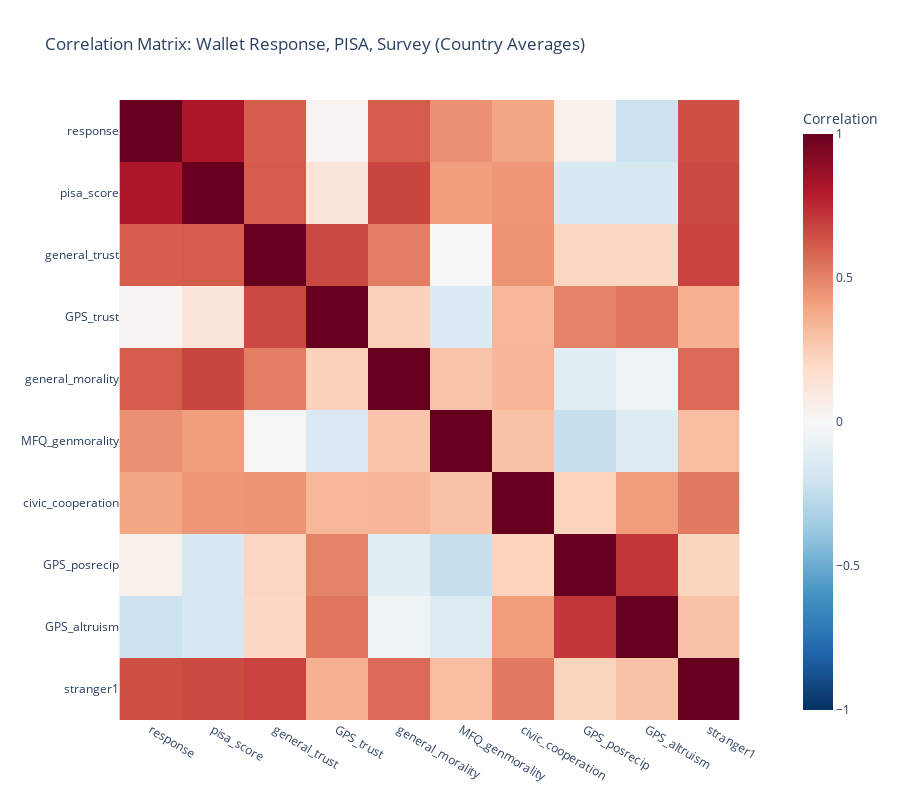

The notebook cell saved with this chart:
### Code cell
# Show matrix

fig_comp_corr = px.imshow(
    comprehensive_corr_matrix,
    labels=dict(color="Correlation"),
    color_continuous_scale="RdBu_r",
    zmin=-1,
    zmax=1,
    title="Correlation Matrix: Wallet Response, PISA, Survey (Country Averages)",
    # text_auto=True # Show correlation values on heatmap
)
fig_comp_corr.update_layout(height=800)
fig_comp_corr.show()

### Figure 1 — Plotly figure (JSON) as saved in the notebook; plotly's stock layout.template omitted (floating-point values rounded to 4 significant figures)
{"data": [{"coloraxis": "coloraxis", "hovertemplate": "x: %{x}<br>y: %{y}<br>Correlation: %{z}<extra></extra>", "name": "0", "type": "heatmap", "x": ["response", "pisa_score", "general_trust", "GPS_trust", "general_morality", "MFQ_genmorality", "civic_cooperation", "GPS_posrecip", "GPS_altruism", "stranger1"], "xaxis": "x", "y": ["response", "pisa_score", "general_trust", "GPS_trust", "general_morality", "MFQ_genmorality", "civic_cooperation", "GPS_posrecip", "GPS_altruism", "stranger1"], "yaxis": "y", "z": [[1.0, 0.8163, 0.6037, 0.02351, 0.612, 0.4613, 0.3918, 0.05028, -0.2147, 0.645], [0.8163, 1.0, 0.611, 0.1273, 0.6741, 0.4199, 0.4416, -0.1571, -0.1624, 0.6593], [0.6037, 0.611, 1.0, 0.6656, 0.5125, -0.005812, 0.4497, 0.2199, 0.2074, 0.6805], [0.02351, 0.1273, 0.6656, 1.0, 0.2315, -0.149, 0.3334, 0.4989, 0.5363, 0.3558], [0.612, 0.6741, 0.5125, 0.2315, 1.0, 0.2827, 0.3363, -0.111, -0.04609, 0.571], [0.4613, 0.4199, -0.005812, -0.149, 0.2827, 1.0, 0.2928, -0.2297, -0.1334, 0.3097], [0.3918, 0.4416, 0.4497, 0.3334, 0.3363, 0.2928, 1.0, 0.2307, 0.4218, 0.5278], [0.05028, -0.1571, 0.2199, 0.4989, -0.111, -0.2297, 0.2307, 1.0, 0.7163, 0.2233], [-0.2147, -0.1624, 0.2074, 0.5363, -0.04609, -0.1334, 0.4218, 0.7163, 1.0, 0.2974], [0.645, 0.6593, 0.6805, 0.3558, 0.571, 0.3097, 0.5278, 0.2233, 0.2974, 1.0]]}], "layout": {"coloraxis": {"cmax": 1, "cmin": -1, "colorbar": {"title": {"text": "Correlation"}}, "colorscale": [[0, "rgb(5,48,97)"], [0.1, "rgb(33,102,172)"], [0.2, "rgb(67,147,195)"], [0.3, "rgb(146,197,222)"], [0.4, "rgb(209,229,240)"], [0.5, "rgb(247,247,247)"], [0.6, "rgb(253,219,199)"], [0.7, "rgb(244,165,130)"], [0.8, "rgb(214,96,77)"], [0.9, "rgb(178,24,43)"], [1, "rgb(103,0,31)"]]}, "height": 800, "title": {"text": "Correlation Matrix: Wallet Response, PISA, Survey (Country Averages)"}, "xaxis": {"anchor": "y", "constrain": "domain", "domain": [0, 1], "scaleanchor": "y"}, "yaxis": {"anchor": "x", "autorange": "reversed", "constrain": "domain", "domain": [0, 1]}}}
